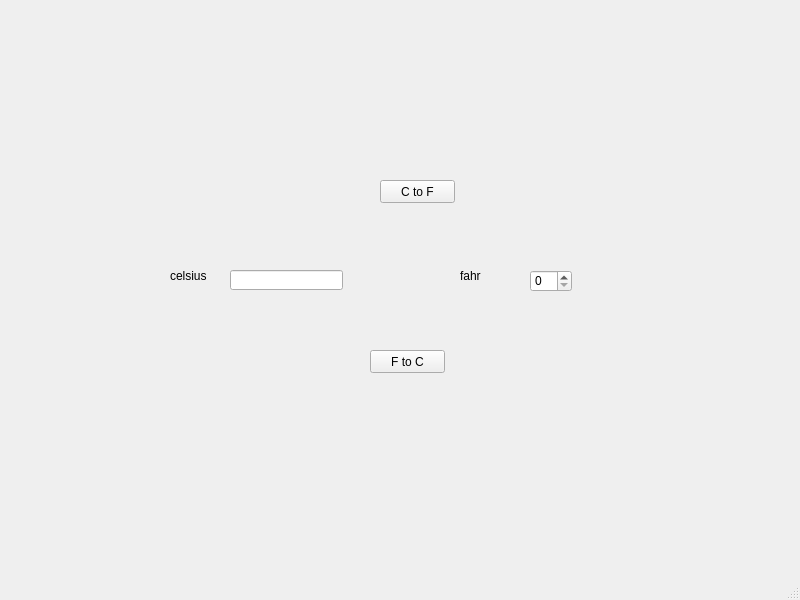
<?xml version="1.0" encoding="UTF-8"?>
<ui version="4.0">
 <class>MainWindow</class>
 <widget class="QMainWindow" name="MainWindow">
  <property name="geometry">
   <rect>
    <x>0</x>
    <y>0</y>
    <width>800</width>
    <height>600</height>
   </rect>
  </property>
  <property name="windowTitle">
   <string>MainWindow</string>
  </property>
  <widget class="QWidget" name="centralwidget">
   <widget class="QLabel" name="label">
    <property name="geometry">
     <rect>
      <x>170</x>
      <y>270</y>
      <width>56</width>
      <height>12</height>
     </rect>
    </property>
    <property name="text">
     <string>celsius</string>
    </property>
   </widget>
   <widget class="QLabel" name="label_2">
    <property name="geometry">
     <rect>
      <x>460</x>
      <y>270</y>
      <width>56</width>
      <height>12</height>
     </rect>
    </property>
    <property name="text">
     <string>fahr</string>
    </property>
   </widget>
   <widget class="QPushButton" name="btn_FtoC">
    <property name="geometry">
     <rect>
      <x>370</x>
      <y>350</y>
      <width>75</width>
      <height>23</height>
     </rect>
    </property>
    <property name="text">
     <string>F to C</string>
    </property>
   </widget>
   <widget class="QSpinBox" name="spinFahr">
    <property name="geometry">
     <rect>
      <x>530</x>
      <y>270</y>
      <width>42</width>
      <height>22</height>
     </rect>
    </property>
   </widget>
   <widget class="QLineEdit" name="editCel">
    <property name="geometry">
     <rect>
      <x>230</x>
      <y>270</y>
      <width>113</width>
      <height>20</height>
     </rect>
    </property>
    <property name="text">
     <string/>
    </property>
   </widget>
   <widget class="QPushButton" name="btn_CtoF">
    <property name="geometry">
     <rect>
      <x>380</x>
      <y>180</y>
      <width>75</width>
      <height>23</height>
     </rect>
    </property>
    <property name="text">
     <string>C to F</string>
    </property>
   </widget>
  </widget>
  <widget class="QMenuBar" name="menubar">
   <property name="geometry">
    <rect>
     <x>0</x>
     <y>0</y>
     <width>800</width>
     <height>21</height>
    </rect>
   </property>
  </widget>
  <widget class="QStatusBar" name="statusbar"/>
 </widget>
 <resources/>
 <connections/>
</ui>
